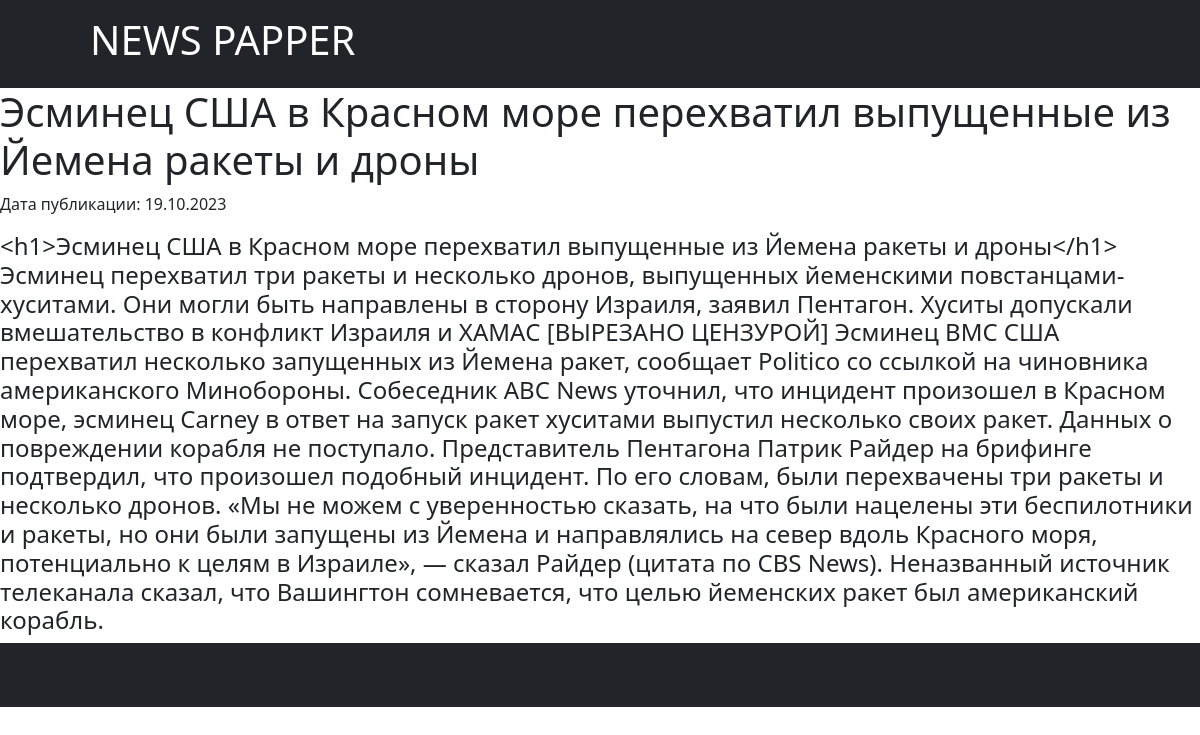
The page /news/2 on the database its author committed.
### news/models.py (models this page shows, shortened)
class News(models.Model):
    title = models.CharField(max_length=100)
    text = models.TextField()
    pub_date = models.DateTimeField('date published')
    author = models.ForeignKey(User, on_delete=models.CASCADE, default=None, null=True)
    def get_formatted_date(self):
        return self.pub_date.strftime("%d.%m.%Y")

### news/views.py (the view)
# urls.py: path('<int:pk>', NewsDetailView.as_view(), name='news_detail'),
class NewsDetailView(DetailView):
    model = News
    template_name = 'news_detail.html'
    context_object_name = 'news'

### news/templatetags/custom_filters.py (called while the page is built)
@register.filter(name='censor')
def censor_text(value):
    for word in UNDESIRABLE_WORDS:
        value = value.replace(word, '[ВЫРЕЗАНО ЦЕНЗУРОЙ]')
    return value

### news/templates/news_detail.html (shortened to what this page needs)
{% extends 'default.html' %}
{% load custom_filters %}
{% block content %}
<h1>{{ news.title|censor }}</h1>
<p>Дата публикации: {{ news.get_formatted_date }}</p>
<h4>{{ news.text|censor }}</h4>
{% endblock %}

### rows shown on the page
News: title|censor "Эсминец США в Красном море перехватил выпущенные из Йемена ракеты и дроны", get_formatted_date "19.10.2023", text|censor "<h1>Эсминец США в Красном море перехватил выпущенные из Йемена ракеты и дроны</h1> Эсминец перехватил три ракеты и несколько дронов, выпущенных йеменскими повстанцами-хуситами. Они могли быть направлены в сторону Израиля, заявил Пентагон. Хуситы допускали вмешательство в конфликт Израиля и ХАМАС [ВЫРЕЗАНО ЦЕНЗУРОЙ] Эсминец ВМС США перехватил несколько запущенных из Йемена ракет, сообщает Politico со ссылкой на чиновника американского Минобороны. Собеседник ABC News уточнил, что инцидент произошел в Красном море, эсминец Carney в ответ на запуск ракет хуситами выпустил несколько своих ракет. Данных о повреждении корабля не поступало. Представитель Пентагона Патрик Райдер на брифинге…"
